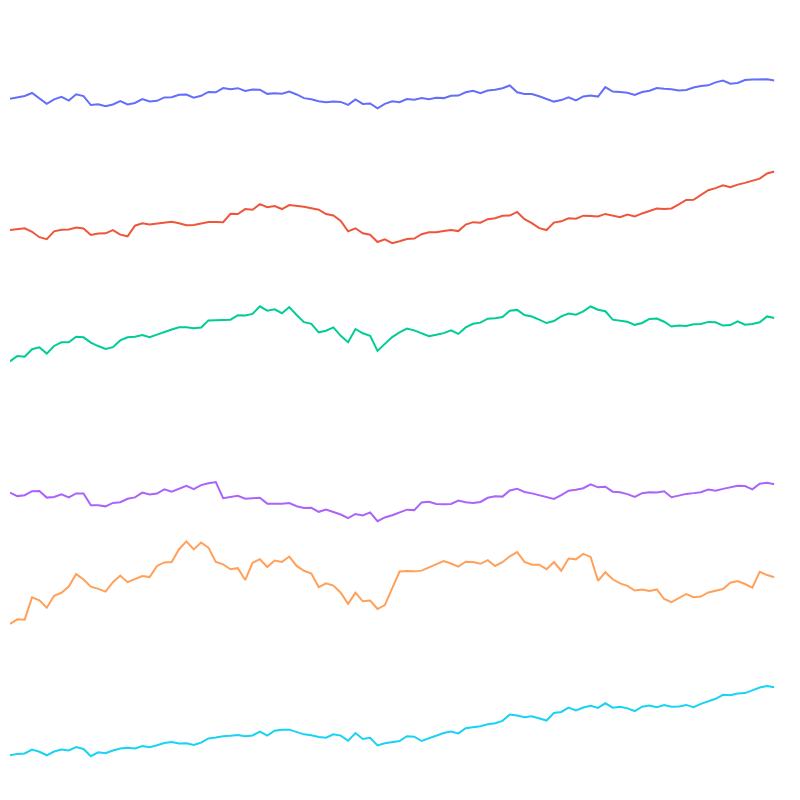

Notebook cell for this chart:
### Code cell
# disable the modebar for such a small plot
fig.show(config=dict(displayModeBar=False))
